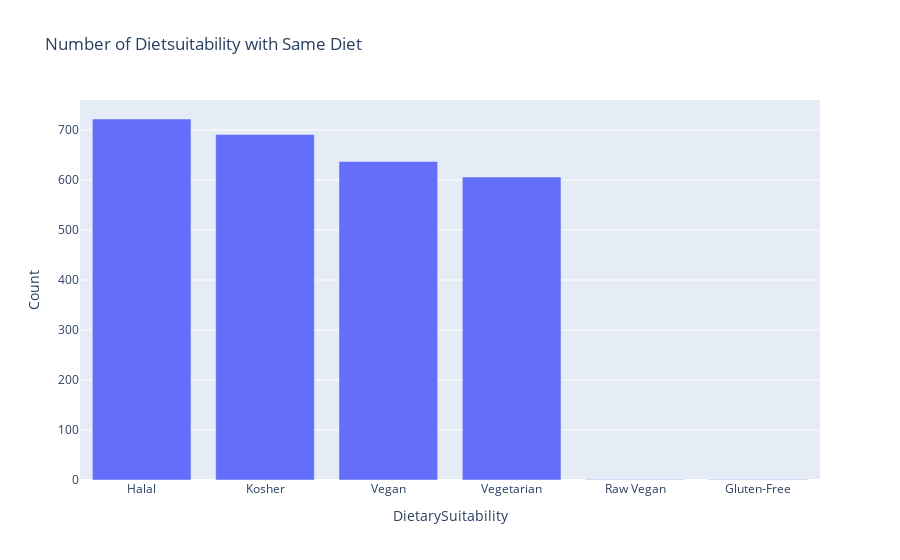

Write notebook code for a chart like this one.
### Code cell
from neo4j import GraphDatabase
import pandas as pd
import plotly.express as px


query = """
MATCH (d:DietarySuitability)
RETURN d.diet AS DietarySuitability
"""


with driver.session() as session:
    result = session.run(query)
    neo4j_data = [record.data() for record in result]


df = pd.DataFrame(neo4j_data)

# Caculate each DietarySuitability count
diet_counts = df["DietarySuitability"].value_counts().reset_index()
diet_counts.columns = ["DietarySuitability", "Count"]

# use Plotly to create the bar chart
fig = px.bar(diet_counts, x="DietarySuitability", y="Count", title="Number of Dietsuitability with Same Diet")
fig.show()

### Figure 1 — Plotly figure (JSON) as saved in the notebook; plotly's stock layout.template omitted (floating-point values rounded to 4 significant figures)
{"data": [{"alignmentgroup": "True", "hovertemplate": "DietarySuitability=%{x}<br>Count=%{y}<extra></extra>", "legendgroup": "", "marker": {"color": "#636efa", "pattern": {"shape": ""}}, "name": "", "offsetgroup": "", "orientation": "v", "showlegend": false, "textposition": "auto", "type": "bar", "x": ["Halal", "Kosher", "Vegan", "Vegetarian", "Raw Vegan", "Gluten-Free"], "xaxis": "x", "y": [722, 691, 637, 606, 1, 1], "yaxis": "y"}], "layout": {"barmode": "relative", "legend": {"tracegroupgap": 0}, "title": {"text": "Number of Dietsuitability with Same Diet"}, "xaxis": {"anchor": "y", "domain": [0, 1], "title": {"text": "DietarySuitability"}}, "yaxis": {"anchor": "x", "domain": [0, 1], "title": {"text": "Count"}}}}
